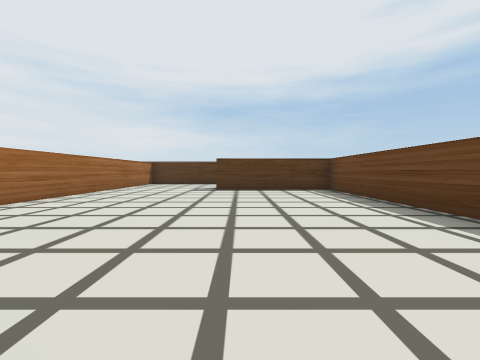
view 1 (above)

15 first-person views from a walk through a scene from a Unity 3-D project. The camera is 0.58 m above the floor, tilts 2° down and sees 90° across. The floor is counted in squares, 1 m on a side. Each view is taken from the middle of a square. On the plan, view 1 faces up. The plan holds only what a view shows up to about 9 squares ahead; the rest is blank. The place goes on beyond the plan. The player is left out. Some surface patterns are stand-ins.

view 2
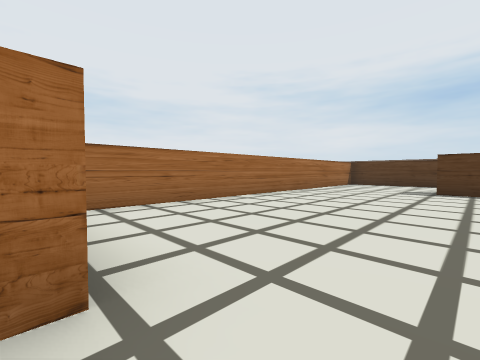

view 3
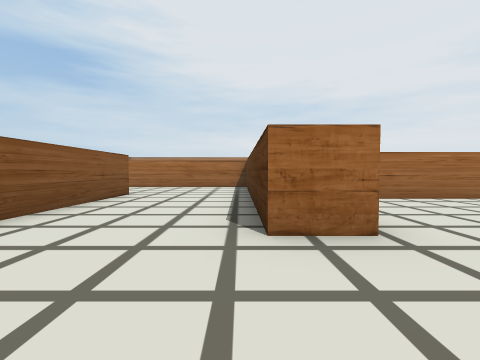

view 4
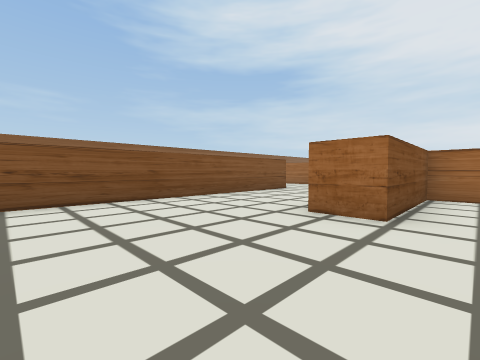

view 5
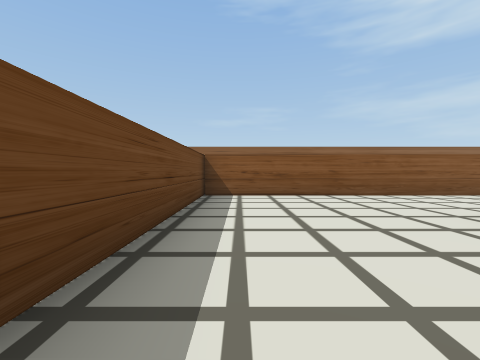

view 6
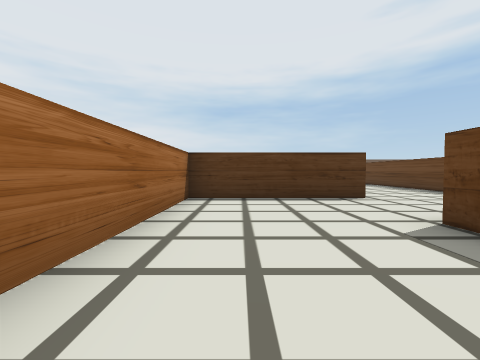

view 7
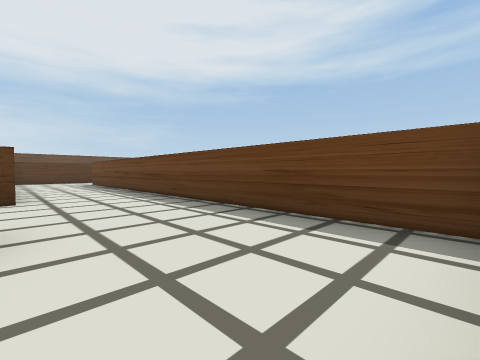

view 8
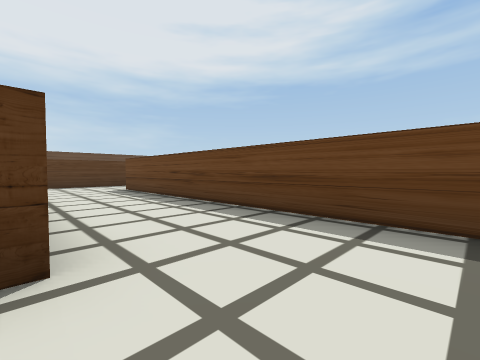

view 9
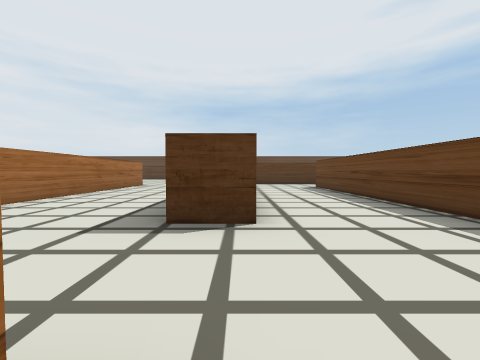

view 10
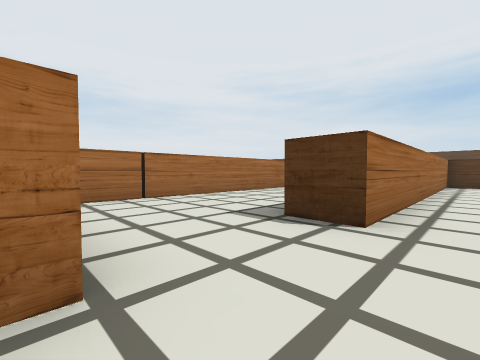

view 11
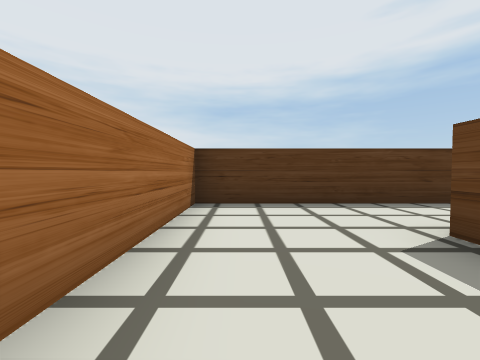

view 12
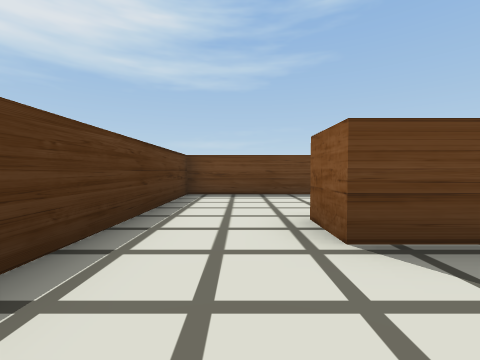

view 13
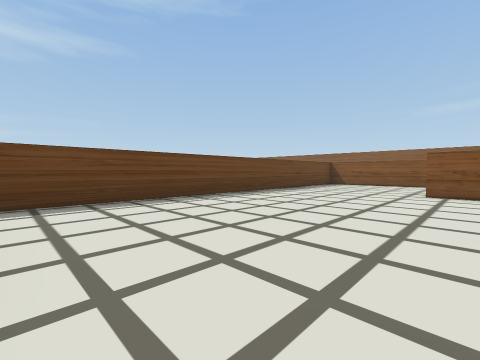

view 14
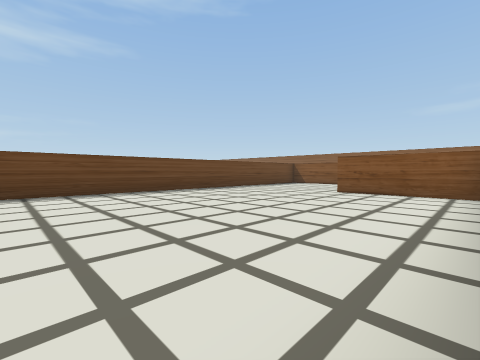

view 15
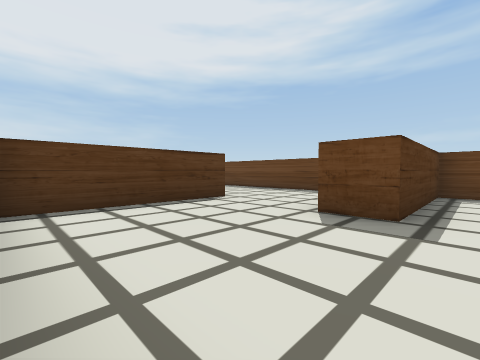

### Floor plan
Points are (right, up) in squares from view 1. A wall is a line through its corners. A room is listed if a view was taken in it or the views show most of it. See-through windows are left out.
Room 1 (views 1, 2, 3, 4, 5, 6, 7, 9, 10, 11, 12, 13, 14, 15)
walls: (-0.2, 11.2) (-4.1, 11.2) (-4.1, 0.2) (-1.1, 0.2) (-1.1, -0.7) (-7.4, -0.7); (2.9, 8.9) (2.9, 21.1) (4, 21.1); (-0.2, 12.4) (-0.2, 11.9); (-5.2, -3.8) (2.9, -3.8); (2.9, -4.2) (2.9, 7.6) (-0.7, 7.6) (-0.7, 8.8); (4.4, 23.3) (0.2, 23.3) (0.2, 14.7)
ways out: opening at (0, 13.5) to room 2; opening at (-6.5, -4); opening at (3.5, 22.5)
Room 2 (view 8)
walls: (-4.1, 21) (-4.1, 13); (0.2, 14.7) (-0.9, 14.7)
ways out: opening at (0, 13.5) to room 1

Where each view was taken, in squares from view 1:
view 1: 0 up, 0 right, facing up
view 2: 0 up, 0 right, facing up-left
view 3: 1 down, 1 right, facing left
view 4: 1 up, 2 right, facing down-left
view 5: 2 up, 2 right, facing down
view 6: 6 up, 3 left, facing up
view 7: 9 up, 0 right, facing up-right
view 8: 13 up, 0 right, facing up-right
view 9: 12 up, 0 right, facing up
view 10: 12 up, 1 right, facing up-left
view 11: 19 up, 1 right, facing up
view 12: 22 up, 1 right, facing right
view 13: 7 up, 2 left, facing down-right
view 14: 7 up, 4 left, facing down-right
view 15: 7 up, 4 left, facing up-right
